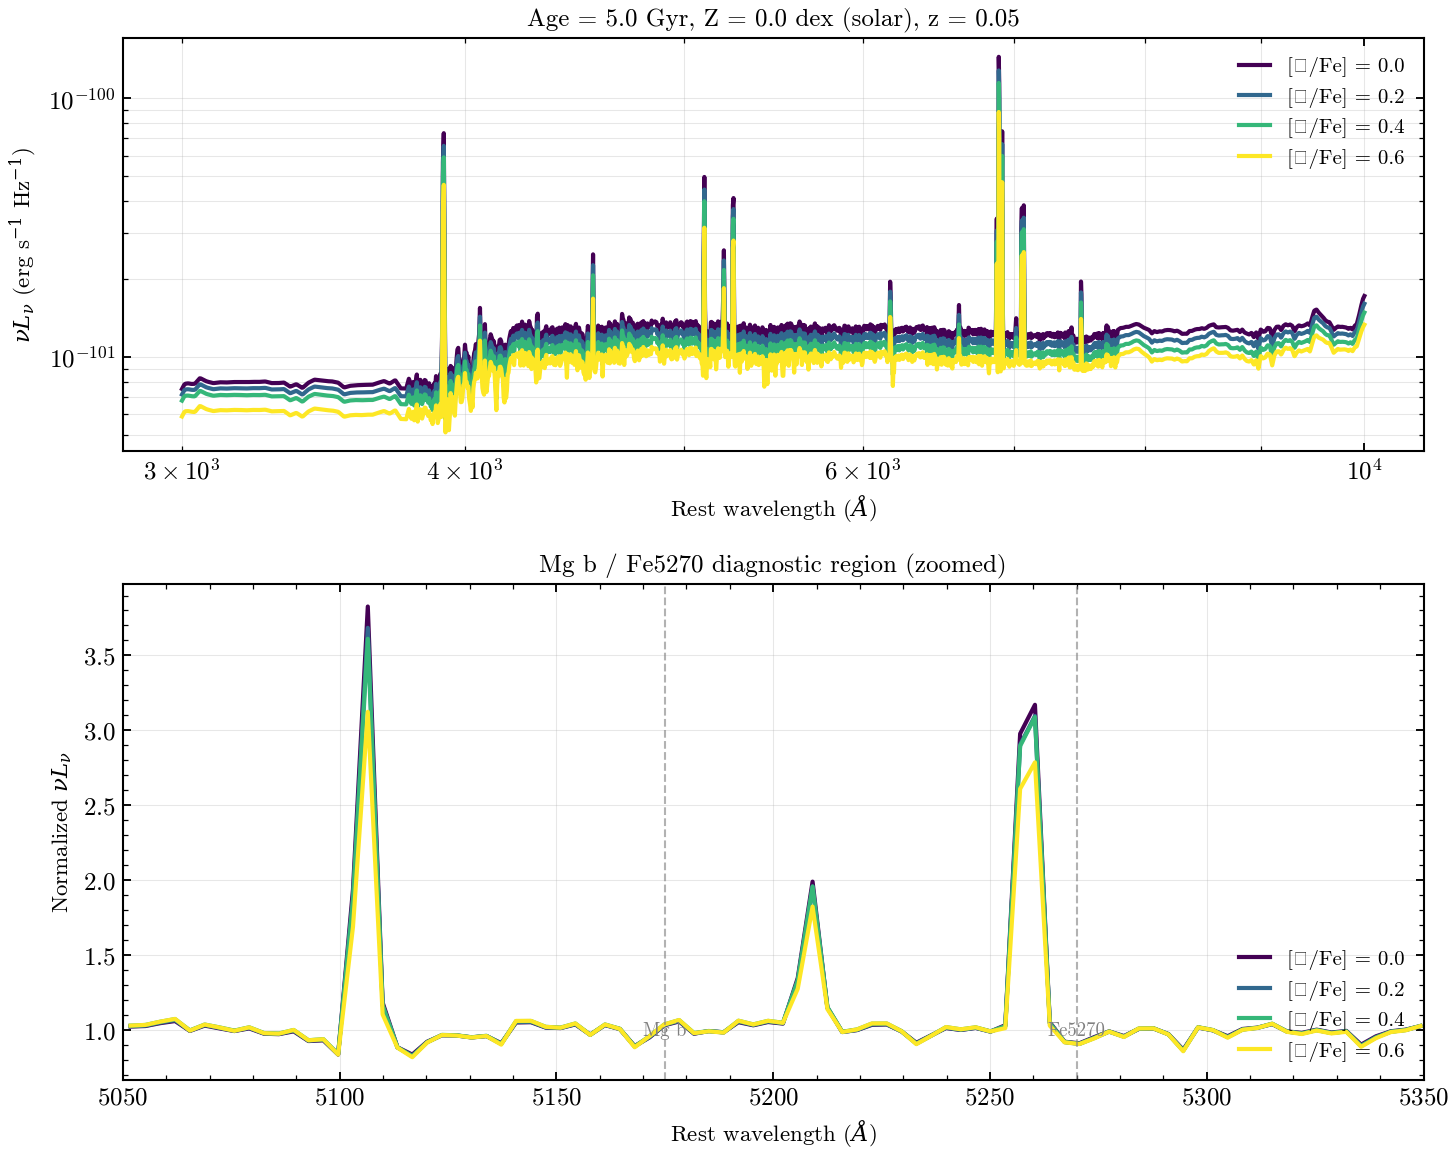

This figure's Python source:
"""
Alpha-element enhancement in quiescent stellar populations
===========================================================

The stellar populations in massive elliptical galaxies are typically
α-enhanced ([α/Fe] > 0) due to rapid star formation timescales that
terminate before iron-peak elements fully enrich the gas (Thomas et al. 2005).
This example demonstrates how increasing [α/Fe] shifts absorption features —
particularly the Mg b and Fe5270 indices — which serve as diagnostics of
star-formation history timescale.

We build four tengri models at fixed age (5 Gyr), metallicity Z = 0 dex
(solar), and redshift z = 0.05, sweeping [α/Fe] ∈ {0.0, 0.2, 0.4, 0.6}.
The top panel shows the full rest-frame SED in νL_ν; the bottom zooms
into the 5050–5350 Å region to reveal the Mg b (≈5175 Å) and Fe5270
(≈5270 Å) line ratio changes.

**References:**
    - Thomas et al. 2005 (MNRAS 357, 1113) — age–metallicity–[α/Fe] diagnostics
    - Conroy & van Dokkum 2012 (ApJ 747, 69) — stellar population models

"""

import os

os.environ["TF_CPP_MIN_LOG_LEVEL"] = "2"  # suppress XLA/PjRt C++ INFO+WARNING logs

import warnings

import jax
import jax.numpy as jnp
import matplotlib.pyplot as plt
import numpy as np

import tengri
from tengri.analysis.plotting import setup_style

setup_style()
warnings.filterwarnings("ignore", message=".*BakedInBackend.*")

# Configuration
AGE_GYR = 5.0
MET_LOGZSOL = 0.0
REDSHIFT = 0.05
ALPHA_FE_SWEEP = np.array([0.0, 0.2, 0.4, 0.6])

# Broad wavelength coverage for full SED + zoom region (rest-frame)
WAVE_REST_ANGSTROM = np.linspace(3000.0, 10000.0, 2048)

# Create observation with spectroscopy at rest-frame wavelengths
spec_config = tengri.Spectroscopy(wave_obs=WAVE_REST_ANGSTROM)
obs = tengri.Observation(spectroscopy=spec_config)

# Load SSP data
ssp = tengri.load_ssp()

# Build base model: fixed age (via tsnorm), fixed metallicity, varying [α/Fe]
model = tengri.SEDModel.build(
    ssp,
    observation=obs,
    sfh={
        "type": "tsnorm",
        "*": tengri.FIXED,
        "peak_lbt_gyr": AGE_GYR,
        "width_gyr": 0.01,  # Narrow burst to isolate age
        "log_total_mass": 10.0,
        "skew": 0.0,
        "trunc": 13.5,
    },
    dust={"type": "two_component", "*": tengri.FIXED, "tau_diff": 0.0, "tau_bc": 0.0},
    redshift=tengri.Fixed(REDSHIFT),
)

# Sample baseline parameters
baseline = dict(model.spec.sample(jax.random.PRNGKey(42)))

# Loop over [α/Fe] and build parameter dicts
seds = {}
for alpha_fe in ALPHA_FE_SWEEP:
    p = {
        **baseline,
        "sfh_tsnorm_peak_lbt_gyr": jnp.float64(AGE_GYR),
        "met_logzsol": jnp.float64(MET_LOGZSOL),
        "met_alpha_fe": jnp.float64(alpha_fe),
    }
    # Predict spectrum (F_nu in erg/s/cm^2/Hz at observer frame)
    flux_nu = np.asarray(model.predict_spectrum(p, WAVE_REST_ANGSTROM))
    # Convert F_nu to νL_ν using d = 1 pc (arbitrary; focus on shape)
    # For demonstration, just use flux in units of relative νL_ν
    freq_rest = 3.0e18 / WAVE_REST_ANGSTROM  # Hz
    sed_nulnu = flux_nu * freq_rest
    seds[alpha_fe] = (WAVE_REST_ANGSTROM, sed_nulnu)

# Create figure with two panels
fig, axes = plt.subplots(
    2, 1, figsize=(10, 8), sharex=False, gridspec_kw={"height_ratios": [1, 1.2]}
)

# Panel 1: Full rest-frame SED
ax1 = axes[0]
colors = plt.cm.viridis(np.linspace(0, 1, len(ALPHA_FE_SWEEP)))
for alpha_fe, color in zip(ALPHA_FE_SWEEP, colors):
    wave_rest, sed_nulnu = seds[alpha_fe]
    ax1.loglog(wave_rest, sed_nulnu, label=f"[α/Fe] = {alpha_fe:.1f}", color=color, linewidth=2)

ax1.set_ylabel(r"$\nu L_\nu$ (erg s$^{-1}$ Hz$^{-1}$)", fontsize=11)
ax1.set_xlabel(r"Rest wavelength ($\AA$)", fontsize=11)
ax1.legend(loc="upper right", fontsize=10)
ax1.grid(True, which="both", alpha=0.3)
ax1.set_title(
    f"Age = {AGE_GYR} Gyr, Z = {MET_LOGZSOL} dex (solar), z = {REDSHIFT}",
    fontsize=12,
)

# Panel 2: Zoom into Mg b / Fe5270 region (5050–5350 Å)
ax2 = axes[1]
zoom_min, zoom_max = 5050, 5350
for alpha_fe, color in zip(ALPHA_FE_SWEEP, colors):
    wave_rest, sed_nulnu = seds[alpha_fe]
    # Filter to zoom region
    mask = (wave_rest >= zoom_min) & (wave_rest <= zoom_max)
    wave_zoom = wave_rest[mask]
    sed_zoom = sed_nulnu[mask]

    # Normalize by continuum for clarity (normalize to mean in region)
    continuum_level = np.median(sed_zoom)
    sed_norm = sed_zoom / continuum_level

    ax2.plot(
        wave_zoom,
        sed_norm,
        label=f"[α/Fe] = {alpha_fe:.1f}",
        color=color,
        linewidth=2.0,
    )

# Add reference lines for Mg b and Fe5270
ax2.axvline(5175, color="gray", linestyle="--", alpha=0.6, linewidth=1)
ax2.text(5175, 0.965, "Mg b", fontsize=9, ha="center", color="gray")
ax2.axvline(5270, color="gray", linestyle="--", alpha=0.6, linewidth=1)
ax2.text(5270, 0.965, "Fe5270", fontsize=9, ha="center", color="gray")

ax2.set_xlabel(r"Rest wavelength ($\AA$)", fontsize=11)
ax2.set_ylabel(r"Normalized $\nu L_\nu$", fontsize=11)
ax2.set_xlim(zoom_min, zoom_max)
ax2.grid(True, alpha=0.3)
ax2.legend(loc="lower right", fontsize=10)
ax2.set_title("Mg b / Fe5270 diagnostic region (zoomed)", fontsize=12)

plt.tight_layout()
plt.savefig("plot_alpha_enhanced_population.png", dpi=150, bbox_inches="tight")
plt.show()

# Diagnostic: verify Mg b / Fe5270 ratio increases with [α/Fe]
print("\n=== Alpha-element enhancement diagnostics ===")
print(f"Age: {AGE_GYR} Gyr | Metallicity: Z = {MET_LOGZSOL} dex | Redshift: {REDSHIFT}")
print(
    "\nAll four models use the same SSP age & metallicity, varying only [α/Fe].\n"
    "Mg b and Fe5270 are absorption features; higher Mg/Fe ratio indicates faster\n"
    "star-formation timescale (less iron-peak enrichment from supernovae Ia).\n"
)
for alpha_fe in ALPHA_FE_SWEEP:
    print(f"  [α/Fe] = {alpha_fe:.1f} dex (typical for elliptical: 0.0–0.6)")
